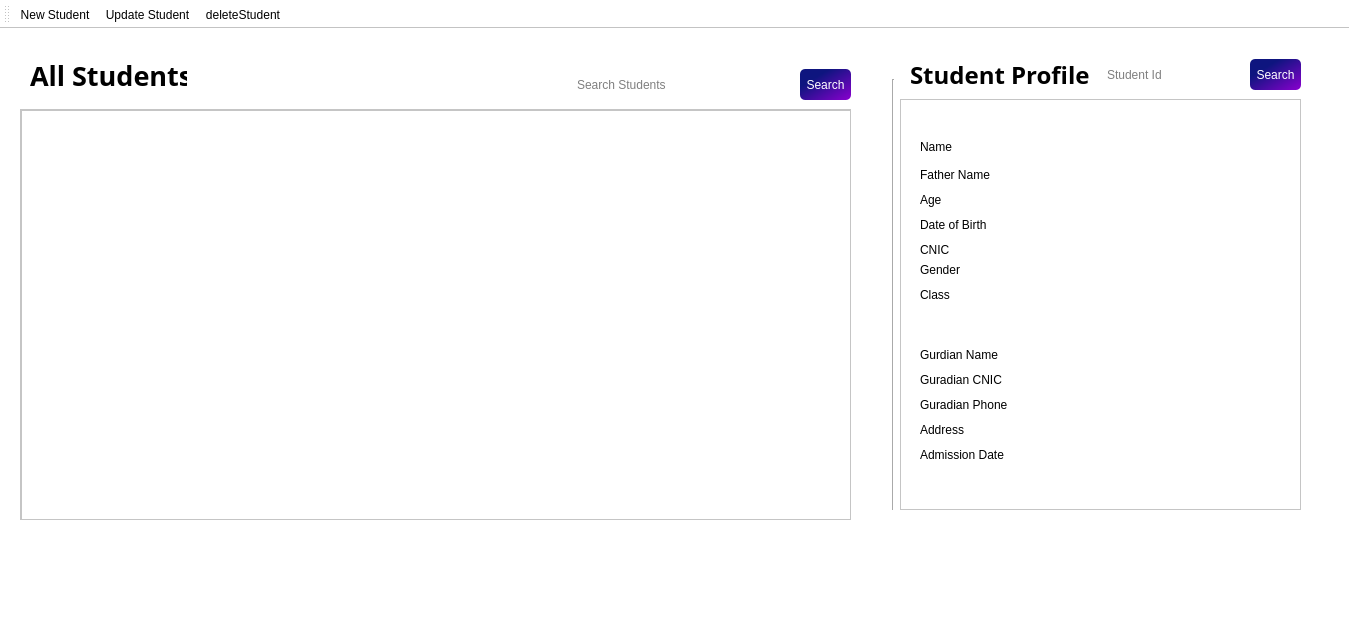
<?xml version="1.0" encoding="UTF-8"?>
<ui version="4.0">
 <class>Student</class>
 <widget class="QMainWindow" name="Student">
  <property name="geometry">
   <rect>
    <x>0</x>
    <y>0</y>
    <width>1349</width>
    <height>641</height>
   </rect>
  </property>
  <property name="windowTitle">
   <string>MainWindow</string>
  </property>
  <property name="styleSheet">
   <string notr="true">background-color: white;
font: 10pt &quot;Bahnschrift&quot;;
color: rgb(0, 0, 0);</string>
  </property>
  <widget class="QWidget" name="centralwidget">
   <widget class="QLabel" name="label">
    <property name="geometry">
     <rect>
      <x>30</x>
      <y>30</y>
      <width>157</width>
      <height>32</height>
     </rect>
    </property>
    <property name="font">
     <font>
      <family>Tw Cen MT</family>
      <pointsize>20</pointsize>
      <italic>false</italic>
      <bold>true</bold>
     </font>
    </property>
    <property name="styleSheet">
     <string notr="true">font: 700 20pt &quot;Tw Cen MT&quot;;</string>
    </property>
    <property name="text">
     <string>All Students</string>
    </property>
   </widget>
   <widget class="QScrollArea" name="scrollArea">
    <property name="geometry">
     <rect>
      <x>20</x>
      <y>80</y>
      <width>831</width>
      <height>411</height>
     </rect>
    </property>
    <property name="widgetResizable">
     <bool>true</bool>
    </property>
    <widget class="QWidget" name="scrollAreaWidgetContents">
     <property name="geometry">
      <rect>
       <x>0</x>
       <y>0</y>
       <width>829</width>
       <height>409</height>
      </rect>
     </property>
     <widget class="QTableView" name="StudentDataTable">
      <property name="geometry">
       <rect>
        <x>0</x>
        <y>0</y>
        <width>831</width>
        <height>421</height>
       </rect>
      </property>
      <property name="sortingEnabled">
       <bool>true</bool>
      </property>
      <property name="wordWrap">
       <bool>false</bool>
      </property>
     </widget>
    </widget>
   </widget>
   <widget class="QLineEdit" name="studentSearch">
    <property name="geometry">
     <rect>
      <x>570</x>
      <y>40</y>
      <width>221</width>
      <height>31</height>
     </rect>
    </property>
    <property name="styleSheet">
     <string notr="true">border-radius: 5px;
border: 1px solid &quot;black&quot;;
background: &quot;white&quot;;
padding: 5px;</string>
    </property>
    <property name="placeholderText">
     <string>Search Students</string>
    </property>
   </widget>
   <widget class="QPushButton" name="studentSearchbtn">
    <property name="geometry">
     <rect>
      <x>800</x>
      <y>40</y>
      <width>51</width>
      <height>31</height>
     </rect>
    </property>
    <property name="styleSheet">
     <string notr="true">background-color: qlineargradient(spread:pad, x1:0.291, y1:0.289773, x2:1, y2:1, stop:0 rgba(14, 21, 127, 255), stop:1 rgba(138, 0, 207, 255));
color: rgb(255, 255, 255);
border-radius: 5px;</string>
    </property>
    <property name="text">
     <string>Search</string>
    </property>
   </widget>
   <widget class="Line" name="line">
    <property name="geometry">
     <rect>
      <x>883</x>
      <y>50</y>
      <width>20</width>
      <height>431</height>
     </rect>
    </property>
    <property name="orientation">
     <enum>Qt::Vertical</enum>
    </property>
   </widget>
   <widget class="QLabel" name="label_2">
    <property name="geometry">
     <rect>
      <x>910</x>
      <y>30</y>
      <width>221</width>
      <height>32</height>
     </rect>
    </property>
    <property name="font">
     <font>
      <family>Tw Cen MT</family>
      <pointsize>18</pointsize>
      <italic>false</italic>
      <bold>true</bold>
     </font>
    </property>
    <property name="styleSheet">
     <string notr="true">font: 700 18pt &quot;Tw Cen MT&quot;;</string>
    </property>
    <property name="text">
     <string>Student Profile</string>
    </property>
   </widget>
   <widget class="QFrame" name="frame">
    <property name="geometry">
     <rect>
      <x>900</x>
      <y>70</y>
      <width>401</width>
      <height>411</height>
     </rect>
    </property>
    <property name="frameShape">
     <enum>QFrame::StyledPanel</enum>
    </property>
    <property name="frameShadow">
     <enum>QFrame::Raised</enum>
    </property>
    <widget class="QLabel" name="label_3">
     <property name="geometry">
      <rect>
       <x>20</x>
       <y>40</y>
       <width>49</width>
       <height>16</height>
      </rect>
     </property>
     <property name="text">
      <string>Name</string>
     </property>
    </widget>
    <widget class="QLabel" name="label_4">
     <property name="geometry">
      <rect>
       <x>20</x>
       <y>60</y>
       <width>91</width>
       <height>31</height>
      </rect>
     </property>
     <property name="text">
      <string>Father Name</string>
     </property>
    </widget>
    <widget class="QLabel" name="label_5">
     <property name="geometry">
      <rect>
       <x>20</x>
       <y>80</y>
       <width>91</width>
       <height>41</height>
      </rect>
     </property>
     <property name="text">
      <string>Age</string>
     </property>
    </widget>
    <widget class="QLabel" name="label_9">
     <property name="geometry">
      <rect>
       <x>20</x>
       <y>110</y>
       <width>91</width>
       <height>31</height>
      </rect>
     </property>
     <property name="text">
      <string>Date of Birth</string>
     </property>
    </widget>
    <widget class="QLabel" name="label_10">
     <property name="geometry">
      <rect>
       <x>20</x>
       <y>140</y>
       <width>91</width>
       <height>21</height>
      </rect>
     </property>
     <property name="text">
      <string>CNIC</string>
     </property>
    </widget>
    <widget class="QLabel" name="label_16">
     <property name="geometry">
      <rect>
       <x>20</x>
       <y>160</y>
       <width>91</width>
       <height>21</height>
      </rect>
     </property>
     <property name="text">
      <string>Gender</string>
     </property>
    </widget>
    <widget class="QLabel" name="label_17">
     <property name="geometry">
      <rect>
       <x>20</x>
       <y>180</y>
       <width>91</width>
       <height>31</height>
      </rect>
     </property>
     <property name="text">
      <string>Class</string>
     </property>
    </widget>
    <widget class="QLabel" name="label_18">
     <property name="geometry">
      <rect>
       <x>20</x>
       <y>240</y>
       <width>91</width>
       <height>31</height>
      </rect>
     </property>
     <property name="text">
      <string>Gurdian Name</string>
     </property>
    </widget>
    <widget class="QLabel" name="label_19">
     <property name="geometry">
      <rect>
       <x>20</x>
       <y>270</y>
       <width>91</width>
       <height>21</height>
      </rect>
     </property>
     <property name="text">
      <string>Guradian CNIC</string>
     </property>
    </widget>
    <widget class="QLabel" name="label_20">
     <property name="geometry">
      <rect>
       <x>20</x>
       <y>290</y>
       <width>91</width>
       <height>31</height>
      </rect>
     </property>
     <property name="text">
      <string>Guradian Phone</string>
     </property>
    </widget>
    <widget class="QLabel" name="label_21">
     <property name="geometry">
      <rect>
       <x>20</x>
       <y>320</y>
       <width>91</width>
       <height>21</height>
      </rect>
     </property>
     <property name="text">
      <string>Address</string>
     </property>
    </widget>
    <widget class="QLabel" name="label_22">
     <property name="geometry">
      <rect>
       <x>20</x>
       <y>340</y>
       <width>91</width>
       <height>31</height>
      </rect>
     </property>
     <property name="text">
      <string>Admission Date</string>
     </property>
    </widget>
    <widget class="QLabel" name="std_name">
     <property name="geometry">
      <rect>
       <x>150</x>
       <y>40</y>
       <width>151</width>
       <height>16</height>
      </rect>
     </property>
     <property name="text">
      <string/>
     </property>
    </widget>
    <widget class="QLabel" name="std_gcnic">
     <property name="geometry">
      <rect>
       <x>150</x>
       <y>270</y>
       <width>161</width>
       <height>21</height>
      </rect>
     </property>
     <property name="text">
      <string/>
     </property>
    </widget>
    <widget class="QLabel" name="std_age">
     <property name="geometry">
      <rect>
       <x>150</x>
       <y>80</y>
       <width>151</width>
       <height>41</height>
      </rect>
     </property>
     <property name="text">
      <string/>
     </property>
    </widget>
    <widget class="QLabel" name="std_fname">
     <property name="geometry">
      <rect>
       <x>150</x>
       <y>60</y>
       <width>151</width>
       <height>31</height>
      </rect>
     </property>
     <property name="text">
      <string/>
     </property>
    </widget>
    <widget class="QLabel" name="std_gname">
     <property name="geometry">
      <rect>
       <x>150</x>
       <y>240</y>
       <width>161</width>
       <height>31</height>
      </rect>
     </property>
     <property name="text">
      <string/>
     </property>
    </widget>
    <widget class="QLabel" name="std_address">
     <property name="geometry">
      <rect>
       <x>150</x>
       <y>320</y>
       <width>151</width>
       <height>21</height>
      </rect>
     </property>
     <property name="text">
      <string/>
     </property>
    </widget>
    <widget class="QLabel" name="std_admdate">
     <property name="geometry">
      <rect>
       <x>150</x>
       <y>340</y>
       <width>171</width>
       <height>31</height>
      </rect>
     </property>
     <property name="text">
      <string/>
     </property>
    </widget>
    <widget class="QLabel" name="std_dob">
     <property name="geometry">
      <rect>
       <x>150</x>
       <y>110</y>
       <width>141</width>
       <height>31</height>
      </rect>
     </property>
     <property name="text">
      <string/>
     </property>
    </widget>
    <widget class="QLabel" name="std_gphone">
     <property name="geometry">
      <rect>
       <x>150</x>
       <y>290</y>
       <width>161</width>
       <height>31</height>
      </rect>
     </property>
     <property name="text">
      <string/>
     </property>
    </widget>
    <widget class="QLabel" name="std_class">
     <property name="geometry">
      <rect>
       <x>150</x>
       <y>180</y>
       <width>151</width>
       <height>31</height>
      </rect>
     </property>
     <property name="text">
      <string/>
     </property>
    </widget>
    <widget class="QLabel" name="std_cnic">
     <property name="geometry">
      <rect>
       <x>150</x>
       <y>140</y>
       <width>141</width>
       <height>21</height>
      </rect>
     </property>
     <property name="text">
      <string/>
     </property>
    </widget>
    <widget class="QLabel" name="std_gender">
     <property name="geometry">
      <rect>
       <x>150</x>
       <y>160</y>
       <width>141</width>
       <height>21</height>
      </rect>
     </property>
     <property name="text">
      <string/>
     </property>
    </widget>
   </widget>
   <widget class="QPushButton" name="idsearchbtn">
    <property name="geometry">
     <rect>
      <x>1250</x>
      <y>30</y>
      <width>51</width>
      <height>31</height>
     </rect>
    </property>
    <property name="styleSheet">
     <string notr="true">background-color: qlineargradient(spread:pad, x1:0.291, y1:0.289773, x2:1, y2:1, stop:0 rgba(14, 21, 127, 255), stop:1 rgba(138, 0, 207, 255));
color: rgb(255, 255, 255);
border-radius: 5px;</string>
    </property>
    <property name="text">
     <string>Search</string>
    </property>
   </widget>
   <widget class="QLineEdit" name="idSearch">
    <property name="geometry">
     <rect>
      <x>1100</x>
      <y>30</y>
      <width>141</width>
      <height>31</height>
     </rect>
    </property>
    <property name="styleSheet">
     <string notr="true">border-radius: 5px;
border: 1px solid &quot;black&quot;;
background: &quot;white&quot;;
padding: 5px;</string>
    </property>
    <property name="placeholderText">
     <string>Student Id</string>
    </property>
   </widget>
  </widget>
  <widget class="QStatusBar" name="statusbar"/>
  <widget class="QToolBar" name="toolBar">
   <property name="windowTitle">
    <string>toolBar</string>
   </property>
   <attribute name="toolBarArea">
    <enum>TopToolBarArea</enum>
   </attribute>
   <attribute name="toolBarBreak">
    <bool>false</bool>
   </attribute>
   <addaction name="actionNew_Student"/>
   <addaction name="actionUpdate_Student"/>
   <addaction name="actiondeleteStudent"/>
  </widget>
  <action name="actionNew_Student">
   <property name="checkable">
    <bool>true</bool>
   </property>
   <property name="icon">
    <iconset resource="assets.qrc">
     <normaloff>:/new/images/C:/Users/Administrator/Downloads/square-plus.png</normaloff>:/new/images/C:/Users/Administrator/Downloads/square-plus.png</iconset>
   </property>
   <property name="text">
    <string>New Student</string>
   </property>
   <property name="toolTip">
    <string>Add New Student</string>
   </property>
   <property name="shortcut">
    <string>Ctrl+N</string>
   </property>
   <property name="menuRole">
    <enum>QAction::NoRole</enum>
   </property>
  </action>
  <action name="actionUpdate_Student">
   <property name="checkable">
    <bool>true</bool>
   </property>
   <property name="icon">
    <iconset resource="assets.qrc">
     <normaloff>:/new/images/C:/Users/Administrator/Downloads/pen-square.png</normaloff>:/new/images/C:/Users/Administrator/Downloads/pen-square.png</iconset>
   </property>
   <property name="text">
    <string>Update Student</string>
   </property>
   <property name="toolTip">
    <string>Update Student</string>
   </property>
   <property name="shortcut">
    <string>Ctrl+Shift+U</string>
   </property>
   <property name="menuRole">
    <enum>QAction::NoRole</enum>
   </property>
  </action>
  <action name="actiondeleteStudent">
   <property name="checkable">
    <bool>true</bool>
   </property>
   <property name="icon">
    <iconset resource="assets.qrc">
     <normaloff>:/new/images/C:/Users/Administrator/Downloads/trash.png</normaloff>:/new/images/C:/Users/Administrator/Downloads/trash.png</iconset>
   </property>
   <property name="text">
    <string>deleteStudent</string>
   </property>
   <property name="toolTip">
    <string>Delete Student</string>
   </property>
   <property name="shortcut">
    <string>Ctrl+Shift+D</string>
   </property>
   <property name="menuRole">
    <enum>QAction::NoRole</enum>
   </property>
  </action>
 </widget>
 <resources>
  <include location="assets.qrc"/>
 </resources>
 <connections/>
</ui>
